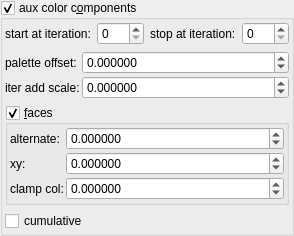
    <widget class="MyGroupBox" name="groupCheck_fold_color_aux_color_enabled_false">
     <property name="title">
      <string>aux color c&amp;omponents</string>
     </property>
     <property name="checkable">
      <bool>true</bool>
     </property>
     <layout class="QVBoxLayout" name="verticalLayout_11">
      <property name="leftMargin">
       <number>2</number>
      </property>
      <property name="topMargin">
       <number>2</number>
      </property>
      <property name="rightMargin">
       <number>2</number>
      </property>
      <property name="bottomMargin">
       <number>2</number>
      </property>
      <item>
       <layout class="QHBoxLayout" name="horizontalLayout_21" stretch="0,1,0,1">
        <item>
         <widget class="QLabel" name="label_102">
          <property name="text">
           <string>start at iteration:</string>
          </property>
         </widget>
        </item>
        <item>
         <widget class="MySpinBox" name="spinboxInt_fold_color_start_iterations_A">
          <property name="sizePolicy">
           <sizepolicy hsizetype="Minimum" vsizetype="Maximum">
            <horstretch>0</horstretch>
            <verstretch>0</verstretch>
           </sizepolicy>
          </property>
          <property name="minimum">
           <number>0</number>
          </property>
          <property name="maximum">
           <number>999</number>
          </property>
          <property name="value">
           <number>0</number>
          </property>
         </widget>
        </item>
        <item>
         <widget class="QLabel" name="label_74">
          <property name="text">
           <string>stop at iteration:</string>
          </property>
         </widget>
        </item>
        <item>
         <widget class="MySpinBox" name="spinboxInt_fold_color_stop_iterations_A">
          <property name="sizePolicy">
           <sizepolicy hsizetype="Preferred" vsizetype="Maximum">
            <horstretch>0</horstretch>
            <verstretch>0</verstretch>
           </sizepolicy>
          </property>
          <property name="maximum">
           <number>999</number>
          </property>
         </widget>
        </item>
       </layout>
      </item>
      <item>
       <layout class="QGridLayout" name="gridLayout_8" columnstretch="0,1">
        <property name="spacing">
         <number>2</number>
        </property>
        <item row="1" column="0">
         <widget class="QLabel" name="label_181">
          <property name="text">
           <string>iter add scale:</string>
          </property>
         </widget>
        </item>
        <item row="0" column="1">
         <widget class="MyDoubleSpinBox" name="spinbox4_fold_color_difs_0000_x">
          <property name="sizePolicy">
           <sizepolicy hsizetype="Minimum" vsizetype="Maximum">
            <horstretch>0</horstretch>
            <verstretch>0</verstretch>
           </sizepolicy>
          </property>
          <property name="prefix">
           <string/>
          </property>
          <property name="suffix">
           <string/>
          </property>
          <property name="decimals">
           <number>6</number>
          </property>
          <property name="minimum">
           <double>-100.000000000000000</double>
          </property>
          <property name="maximum">
           <double>100.000000000000000</double>
          </property>
          <property name="singleStep">
           <double>0.100000000000000</double>
          </property>
         </widget>
        </item>
        <item row="0" column="0">
         <widget class="QLabel" name="label_286">
          <property name="text">
           <string>palette offset:</string>
          </property>
         </widget>
        </item>
        <item row="1" column="1">
         <widget class="MyDoubleSpinBox" name="spinbox_fold_color_difs0">
          <property name="sizePolicy">
           <sizepolicy hsizetype="Minimum" vsizetype="Maximum">
            <horstretch>0</horstretch>
            <verstretch>0</verstretch>
           </sizepolicy>
          </property>
          <property name="prefix">
           <string/>
          </property>
          <property name="suffix">
           <string/>
          </property>
          <property name="decimals">
           <number>6</number>
          </property>
          <property name="minimum">
           <double>-99.998999999999995</double>
          </property>
          <property name="maximum">
           <double>99.998999999999995</double>
          </property>
          <property name="singleStep">
           <double>0.100000000000000</double>
          </property>
         </widget>
        </item>
       </layout>
      </item>
      <item>
       <widget class="MyGroupBox" name="groupCheck_fold_color_aux_color_enabledA_false">
        <property name="title">
         <string>&amp;faces</string>
        </property>
        <property name="checkable">
         <bool>true</bool>
        </property>
        <layout class="QVBoxLayout" name="verticalLayout_15" stretch="0">
         <property name="spacing">
          <number>2</number>
         </property>
         <property name="leftMargin">
          <number>2</number>
         </property>
         <property name="topMargin">
          <number>2</number>
         </property>
         <property name="rightMargin">
          <number>2</number>
         </property>
         <property name="bottomMargin">
          <number>2</number>
         </property>
         <item>
          <layout class="QGridLayout" name="gridLayout_6" columnstretch="0,1">
           <property name="spacing">
            <number>2</number>
           </property>
           <item row="1" column="1">
            <widget class="MyDoubleSpinBox" name="spinbox4_fold_color_difs_0000_z">
             <property name="sizePolicy">
              <sizepolicy hsizetype="Minimum" vsizetype="Maximum">
               <horstretch>0</horstretch>
               <verstretch>0</verstretch>
              </sizepolicy>
             </property>
             <property name="prefix">
              <string/>
             </property>
             <property name="suffix">
              <string/>
             </property>
             <property name="decimals">
              <number>6</number>
             </property>
             <property name="minimum">
              <double>-100.000000000000000</double>
             </property>
             <property name="maximum">
              <double>100.000000000000000</double>
             </property>
             <property name="singleStep">
              <double>0.100000000000000</double>
             </property>
            </widget>
           </item>
           <item row="0" column="1">
            <widget class="MyDoubleSpinBox" name="spinbox4_fold_color_difs_0000_y">
             <property name="sizePolicy">
              <sizepolicy hsizetype="Minimum" vsizetype="Maximum">
               <horstretch>0</horstretch>
               <verstretch>0</verstretch>
              </sizepolicy>
             </property>
             <property name="prefix">
              <string/>
             </property>
             <property name="suffix">
              <string/>
             </property>
             <property name="decimals">
              <number>6</number>
             </property>
             <property name="minimum">
              <double>-100.000000000000000</double>
             </property>
             <property name="maximum">
              <double>100.000000000000000</double>
             </property>
             <property name="singleStep">
              <double>0.100000000000000</double>
             </property>
            </widget>
           </item>
           <item row="0" column="0">
            <widget class="QLabel" name="label_289">
             <property name="text">
              <string>alternate:</string>
             </property>
            </widget>
           </item>
           <item row="2" column="1">
            <widget class="MyDoubleSpinBox" name="spinbox4_fold_color_difs_0000_w">
             <property name="sizePolicy">
              <sizepolicy hsizetype="Minimum" vsizetype="Maximum">
               <horstretch>0</horstretch>
               <verstretch>0</verstretch>
              </sizepolicy>
             </property>
             <property name="prefix">
              <string/>
             </property>
             <property name="suffix">
              <string/>
             </property>
             <property name="decimals">
              <number>6</number>
             </property>
             <property name="minimum">
              <double>-100.000000000000000</double>
             </property>
             <property name="maximum">
              <double>100.000000000000000</double>
             </property>
             <property name="singleStep">
              <double>0.100000000000000</double>
             </property>
            </widget>
           </item>
           <item row="2" column="0">
            <widget class="QLabel" name="label_179">
             <property name="text">
              <string>clamp col:</string>
             </property>
            </widget>
           </item>
           <item row="1" column="0">
            <widget class="QLabel" name="label_178">
             <property name="text">
              <string notr="true">xy:</string>
             </property>
            </widget>
           </item>
          </layout>
         </item>
        </layout>
       </widget>
      </item>
      <item>
       <widget class="MyCheckBox" name="checkBox_fold_color_aux_color_enabledB_false">
        <property name="text">
         <string notr="true">cumulative</string>
        </property>
       </widget>
      </item>
     </layout>
    </widget>
